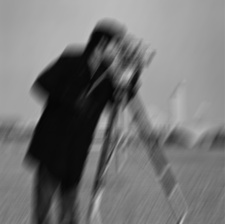
#> input picture learning/blur/angle/imgs/cameraman_60.jpg, 225 x 224 px
$ python angle_estimation.py
#> lines starting #> are read from the running program, lines starting #| are printed output that depends on the picture
import math

import cv2
import matplotlib.pyplot as plt
import numpy as np
from scipy.ndimage import zoom
from skimage.transform import radon
from sklearn.metrics import mean_squared_error
from skimage.filters import window


# 将图像转换到频域
# [59 lines left out: functions convert_frequency, project_line, not called in this run]

# 将图像 image 进行 radon 变换
def discrete_radon_transform(image):
    image = zoom(image, 0.4)

    plt.figure(figsize=(10, 5))

    plt.subplot(221)
    plt.title("Original")
    plt.imshow(image, cmap=plt.cm.Greys_r)

    plt.subplot(222)
    # 将图像投影到通过原点，并且与 x 轴的角度为 30 度的直线上
    projections = radon(image, theta=[60])
    plt.plot(projections)
    plt.title("Projections at 60 degree")
    plt.xlabel("Projection axis")
    plt.ylabel("Intensity")

    projections = radon(image)
    plt.subplot(212)
    plt.title("Radon transform\n(Sinogram)")
    plt.xlabel("Projection axis")
    plt.ylabel("Intensity")
    plt.imshow(projections)

    plt.subplots_adjust(hspace=0.4, wspace=0.5)
    plt.show()

# 使用三阶函数来对 radon 变换的结果进行拟合
# [28 lines left out: function poly_fit, not called in this run]

if __name__ == '__main__':
    # 直接读为灰度图像
    img = cv2.imread('imgs/cameraman_60.jpg', 0)
#> img is the input picture: shape (224, 225); min 4, max 197, mean 116.2
    # 在时域对图像加上汉宁窗，否则在计算 fft 过程中，由于周期延拓造成图像边缘像素的不连续，
    # 在图像的频谱图中会产生亮十字线，影响到对运动角度的检测
    img = img * window('hann', img.shape)
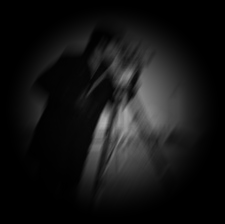
#> img: shape (224, 225) float64; min 0, max 177.9, mean 20.1
    f = np.fft.fft2(img)
    fshift = np.fft.fftshift(f)

    # 取绝对值：将复数变化成实数
    # 取对数：目的为了将数据变化到较小的范围（比如 0-255）
    img_f = np.log(np.abs(fshift))
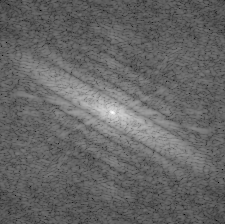
#> img_f: shape (224, 225) float64; min -1.3, max 13.83, mean 4.76; drawn with min black and max white
    img_f = img_f.astype(np.uint8)
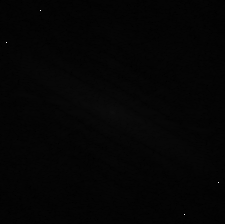
#> img_f: shape (224, 225); min 0, max 255, mean 4.3
    img_f = cv2.medianBlur(img_f, 3)
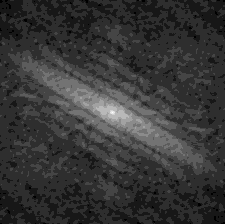
#> img_f: shape (224, 225); min 2, max 13, mean 4.35; drawn with min black and max white
    discrete_radon_transform(img_f)
#> in discrete_radon_transform, `image = zoom(image, 0.4)`:
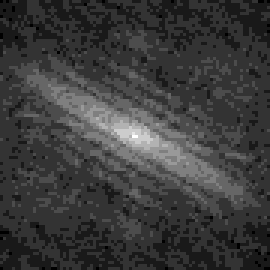
#> image: shape (90, 90) (shown 3 times larger); min 2, max 12, mean 4.34; drawn with min black and max white
#> in discrete_radon_transform, `projections = radon(image, theta=[60])`: projections = 90 values, max 2.53 at index 45, min 0.523 at index 0, mean 1.34
#> in discrete_radon_transform, `projections = radon(image)`:
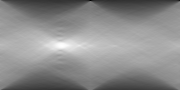
#> projections: shape (90, 180) float64; min 0, max 2.53, mean 1.39; drawn with min black and max white
#> in discrete_radon_transform, `plt.show()`:
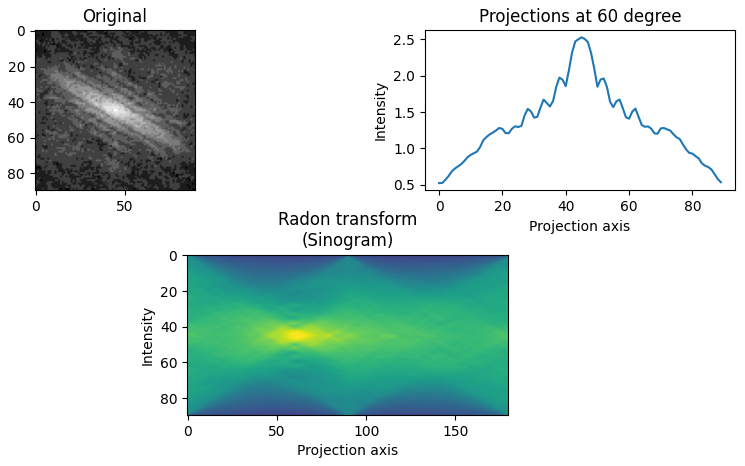
#> figure drawn by matplotlib, 3 panels; panel 2: curve peaks at x = 45, y = 2.53

$ run again, with learning/blur/angle/imgs/cameraman_10.jpg copied over learning/blur/angle/imgs/cameraman_60.jpg
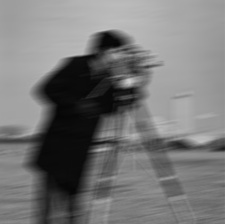
#> input picture learning/blur/angle/imgs/cameraman_10.jpg, 225 x 224 px
#> img is the input picture: shape (224, 225); min 5, max 206, mean 118.1
#> in discrete_radon_transform, `image = zoom(image, 0.4)`:
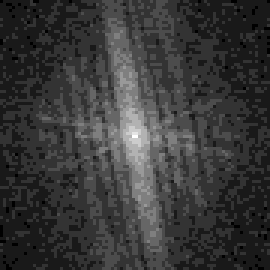
#> image: shape (90, 90) (shown 3 times larger); min 2, max 12, mean 4.21; drawn with min black and max white
#> in discrete_radon_transform, `projections = radon(image, theta=[60])`: projections = 90 values, max 1.83 at index 51, min 0.495 at index 0, mean 1.32
#> in discrete_radon_transform, `plt.show()`:
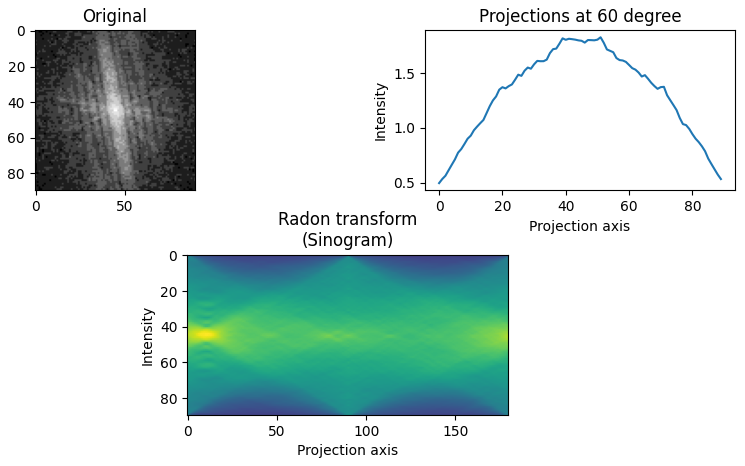
#> figure drawn by matplotlib, 3 panels; panel 2: curve peaks at x = 51, y = 1.83
